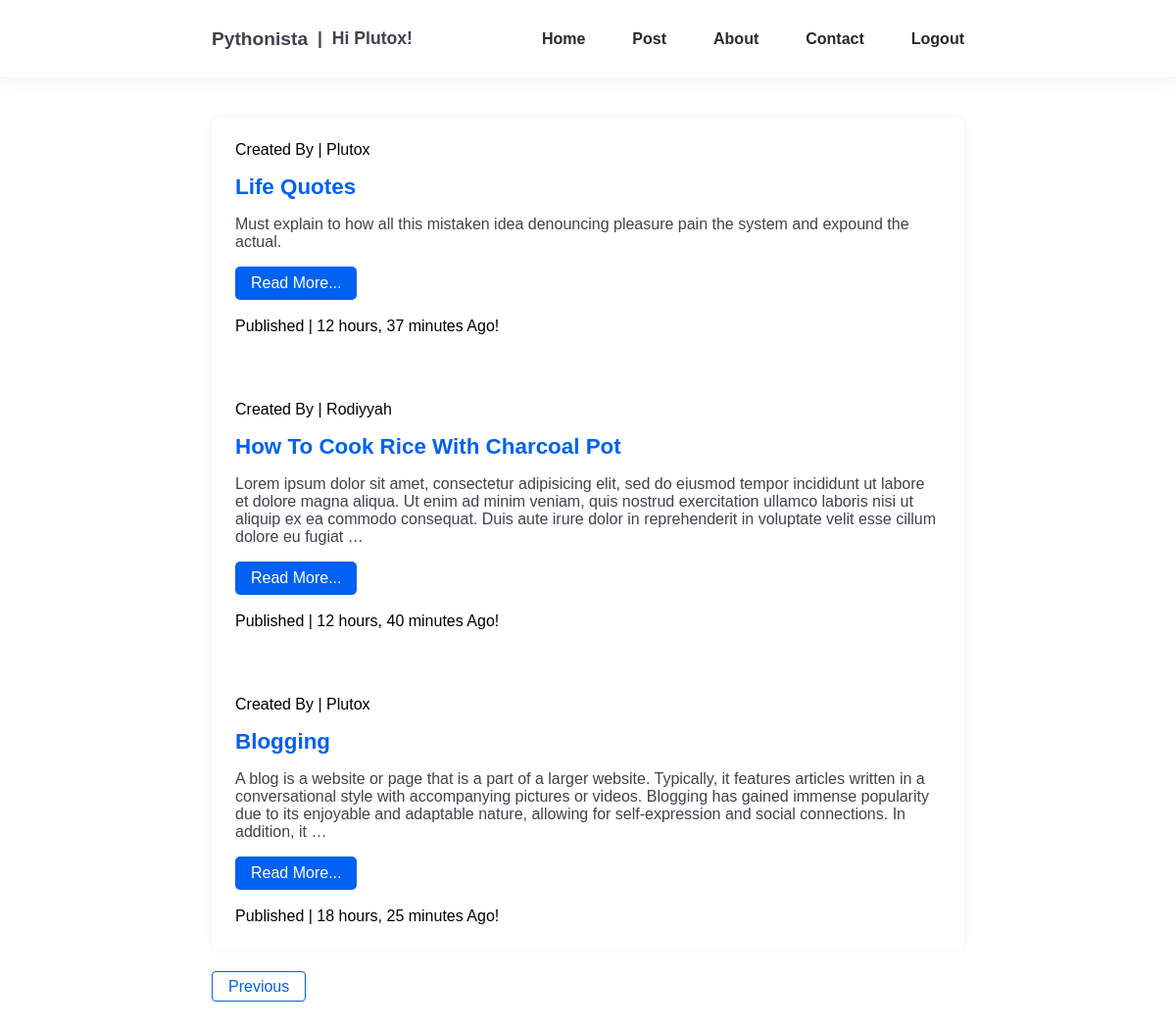
The app's page /?page=2 (signed in) with its own data.
### blog/models.py (models this page shows, shortened)
class Post(models.Model):
	title = models.CharField(max_length=255, unique=True)
	author = models.ForeignKey(User, on_delete=models.CASCADE)
	body = models.TextField()
	created_on = models.DateTimeField(auto_now_add=True)
	updated_on = models.DateTimeField(auto_now=True)
	class Meta:
		ordering = ['-created_on']

### blog/views.py (the view)
# urls.py: path('', views.home, name='home'),
@login_required(login_url='login')
def home(request):
	posts = Post.objects.all()
	paginator = Paginator(posts, 3)
	page = request.GET.get('page')
	try:
		posts = paginator.page(page)
	except PageNotAnInteger:
		posts = paginator.page(1)
	except EmptyPage:
		posts = paginator.page(paginator.num_pages)
	return render(request, 'home.html', {'posts':posts, 'page':page})

### templates/home.html (shortened to what this page needs)
{% extends 'base.html' %}
{% load static %}
{% block content %}
<section>
		<div class="container">
			<div class="post-page">
				<div class="post-content">
					{% for post in posts %}
					<div class="post-card">
						<p class="sm-txt">Created By | {{ post.author }}</p>
						<a href="{% url 'post_detail' post.pk %}"> <h3 class="post-title">{{ post.title }}</h3></a>
						<p class="post-body">{{ post.body|truncatewords:50 }}</p>
					<a class="card-btn" href="{% url 'post_detail' post.pk %}">Read More...</a><br><br>
					<p class="sm-txt">Published | {{ post.created_on| timesince }} Ago!</p>
					</div>
					{% endfor %}
			</div>
		</div>
		{% include "pagination.html" with page=posts %}
	</section>
{% endblock %}

### templates/base.html (shortened to what this page needs)
{% load static %}
<!DOCTYPE html>
<html>
<head>
	<link rel="stylesheet" type="text/css" href="{% static 'css/style.css' %}">
</head>
<body>
	<nav class="navbar">
		<div class="container">
			<div class="wrapper">
			<a class="navbar-brand" href="/">Pythonista</a>
			{% if user.is_authenticated %}
			<a class="welcome">|&nbsp; Hi {{ user.username }}!</a>
			{% endif %}
			</div>
			<div class="navbar-collapse">
				<ul class="navbar-nav">
					<li class="nav-item">
						<a class="nav-link" href="{% url 'home' %}">Home</a>
					</li>
					<li class="nav-item">
						<a class="nav-link" href="{% url 'new' %}">Post</a>
					</li>
					<li class="nav-item">
						<a class="nav-link" href="#">About</a>
					</li>
					<li class="nav-item">
						<a class="nav-link" href="#">Contact</a>
					</li>
					{% if user.is_authenticated %}
					<li class="nav-item">
						<a class="nav-link" href="{% url 'logout' %}">Logout</a>
					</li>
					{% endif %}
				</ul>
			</div>
		</div>
	</nav>
	{% block content %}
	{% endblock %}
</body>
</html>

### blog/static/css/style.css (style rules this page uses)
*, *::before, *::after { margin: 0; padding: 0; box-sizing: border-box; font-family: 'Poppins',sans-serif; outline: none; list-style: none; box-shadow: none; text-decoration: none; }
:root { --primary-color: #2a2a2e; --secondary-color: #42414d; --accent-color: #dcdcdc; --color-white: #fff; --color-light: #f1f2f3; --color-black: #000; }
.container { max-width: 800px; margin: 0 auto; padding: 0 16px; }
body { background: var(--color-white); font-weight: normal; }
.navbar { height: 5em; background: var(--color-white); box-shadow: 0 0 30px #f1f1f1; border-bottom: solid 0.1rem var(--color-light); }
.navbar .container { height: 100%; display: flex; align-items: center; justify-content: space-between; }
.navbar-brand { font-size: 1.2rem; font-weight: 800; color: var(--secondary-color); }
.navbar .navbar-collapse .navbar-nav { display: flex; }
.navbar .navbar-collapse .navbar-nav .nav-item { margin-left: 3rem; transition: 200ms ease; }
.navbar .navbar-collapse .navbar-nav .nav-link { font-weight: 600; font-size: 1rem; color: var(--primary-color); }
.post-page { margin: 30px auto; background: var(--color-white); box-shadow: 0 0 10px var(--color-light); border-radius: 7px; }
.post-card { padding: 1.5rem; margin-bottom: 1.2rem; }
.post-title { margin-bottom: 1rem; font-weight: 700; text-transform: capitalize; font-size: 1.4rem; margin-top: 1rem; color: #0061f2; }
.post-body { color: var(--secondary-color); font-size: 1rem; font-weight: normal; }
.card-btn { display: inline-block; padding: 8px 16px; margin-top: 1rem; color: var(--color-white); border-radius: 5px; font-size: 1rem; font-weight: 500; border: none; cursor: pointer; background: #0061f2; }
.helptext ul, li { font-size: 1rem; }

### templates/base.html (style rules this page uses)
section { padding: 10px 0; }
.wrapper { display: flex; align-items: center; gap: 10px; }
.welcome { font-size: 1.1rem; font-weight: 700; color: var(--secondary-color); pointer-events: none; }

### records on screen
Post: author "Plutox", title "Life Quotes", body "Must explain to how all this mistaken idea denouncing pleasure pain the system and expound the actual.", created_on "12 hours, 37 minutes"
Post: author "Rodiyyah", title "How To Cook Rice With Charcoal Pot", body "Lorem ipsum dolor sit amet, consectetur adipisicing elit, sed do eiusmod tempor incididunt ut labore et dolore magna aliqua. Ut enim ad minim veniam, quis nostrud exercitation ullamco laboris nisi ut aliquip ex ea commodo consequat. Duis aute irure dolor in reprehenderit in voluptate velit esse cillum dolore eu fugiat …", created_on "12 hours, 40 minutes"
Post: author "Plutox", title "Blogging", body "A blog is a website or page that is a part of a larger website. Typically, it features articles written in a conversational style with accompanying pictures or videos. Blogging has gained immense popularity due to its enjoyable and adaptable nature, allowing for self-expression and social connections. In addition, it …", created_on "18 hours, 25 minutes"

### other values on screen
{{ user.username }} "Plutox"
